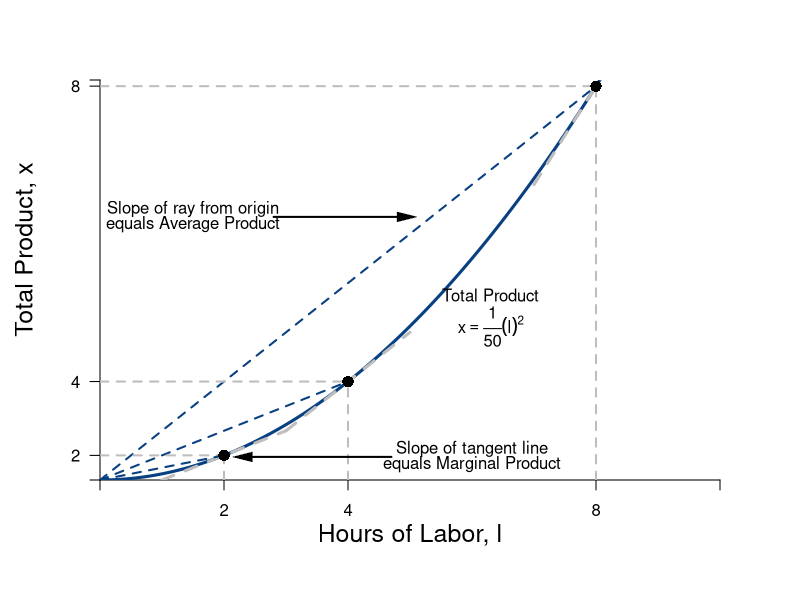

This figure's R source:
require(shape)
pdf(file = "specprodexch/production_irs.pdf", width = 9, height = 7)

#Set parameters for graphics
axislabelsize <- 1.5
graphlinewidth <- 3
segmentlinewidth <- 2

COL <- c("#7fc97f", "#beaed4", "#fdc086", "#ffff99", "#386cb0", "#f0027f", "#bf5b17", "#666666")
COLA <- c("#99d8c9","#66c2a4","#41ae76", "#238b45", "#005824")
COLB <- c("#4eb3d3", "#2b8cbe", "#0868ac","#084081")

#Edited the margins to cater for the larger LHS labels
par(mar =  c(6, 5, 4, 4))


prodFn <- function(l, alpha = 2, k = 0.02) {
  k*l^alpha
}

MprodFn <- function(l, alpha = 2, k = 0.02) {
  k*alpha*l^(alpha - 1)
}

AprodFn <- function(l, alpha = 2, k = 0.02) {
  k*l^(alpha - 1)
}

Mpline <- function(l, constant = 0.3181472, slope = 0.125){
  constant + slope*l
}

xlims <- c(0, 10)
ylims <- c(0, 1.3)

npts <- 501 
x <- seq(xlims[1], xlims[2], length.out = npts)
y <- seq(ylims[1], ylims[2], length.out = npts) 
a <- c(13, 15, 17)

plot(0, 0, xlim = xlims, ylim = ylims, type = "n",
     xlab = expression(paste("")),
     ylab = expression(paste("")), 
     xaxt = "n", 
     yaxt = "n", 
     cex.lab = axislabelsize, 
     bty = "n",
     xaxs="i", 
     yaxs="i")

# ticksy <- seq(from = 0, to = ylims[2], by = 0.25)
# ylabels <- seq(from = 0, to = ylims[2], by = 0.25)
# ticksx <- seq(from = 0, to = xlims[2], by = 1)
# xlabels <- seq(from = 0, to = xlims[2], by = 1)
ticksy <- c(0, prodFn(l = 2, k = 0.02, alpha = 2), prodFn(l = 4, k = 0.02, alpha = 2), prodFn(l = 8, k = 0.02, alpha = 2), ylims[2])
ylabels <- c(NA, expression(paste(2)), expression(paste(4)), expression(paste(8)), NA)
ticksx <- c(0, 2, 4, 8, xlims[2])
xlabels <- c(NA, 2, 4, 8, NA)

axis(1, at = ticksx, pos = 0, labels = xlabels)
axis(2, at = ticksy, pos = 0, labels = ylabels, las = 1)

npts <- 500 
xx1 <- seq(xlims[1], xlims[2], length.out = npts)

xx3 <- seq(1, 3, length.out = npts)
xx4 <- seq(3, 5, length.out = npts)
xx5 <- seq(7, 9, length.out = npts)

lines(xx1, prodFn(xx1, alpha = 2, k = 0.02), col = COLB[4], lwd = graphlinewidth)
#lines(xx1, MprodFn(xx1, alpha = 2, k = 0.02), col = COLA[1], lwd = graphlinewidth)
#lines(xx1, AprodFn(xx1, alpha = 2, k = 0.02), col = COLA[2], lwd = graphlinewidth)
lines(xx3, Mpline(xx3, constant = prodFn(l = 2, k = 0.02, alpha = 2) - 2*MprodFn(l = 2, k = 0.02, alpha = 2), slope = MprodFn(l = 2, k = 0.02, alpha = 2)), col = "gray", lty = 2, lwd = graphlinewidth)
lines(xx4, Mpline(xx4, constant = prodFn(l = 4, k = 0.02, alpha = 2) - 4*MprodFn(l = 4, k = 0.02, alpha = 2), slope = MprodFn(l = 4, k = 0.02)), col = "gray", lty = 2, lwd = graphlinewidth)
lines(xx5, Mpline(xx5, constant = prodFn(l = 8, k = 0.02, alpha = 2) - 8*MprodFn(l = 8, k = 0.02, alpha = 2), slope = MprodFn(l = 8, k = 0.02)), col = "gray", lty = 2, lwd = graphlinewidth)

#Axis Labels
mtext(expression(paste("Hours of Labor, ", l)), side = 1, line = 2.5, cex = axislabelsize)
text(-1.2, 0.75, expression(paste("Total Product, ", x)), xpd = TRUE, cex = axislabelsize, srt = 90) 

#Points and segments for l = 8
segments(0, prodFn(l = 8, k = 0.02, alpha = 2), 8, prodFn(l = 8, k = 0.02, alpha = 2), lty = 2, col = "gray" , lwd = segmentlinewidth)
segments(8, 0, 8, prodFn(l = 8, k = 0.02, alpha = 2), lty = 2, col = "gray" , lwd = segmentlinewidth)
segments(0, 0, 8, prodFn(l = 8, k = 0.02, alpha = 2), lty = 2, col = COLB[4] , lwd = segmentlinewidth)
points(8, prodFn(l = 8, k = 0.02), pch = 16, col = "black", cex = 1.5)

#Points and segments for l = 4
segments(0, prodFn(l = 4, k = 0.02, alpha = 2), 4, prodFn(l = 4, k = 0.02, alpha = 2), lty = 2, col = "gray" , lwd = segmentlinewidth)
segments(4, 0, 4, prodFn(l = 4, k = 0.02, alpha = 2), lty = 2, col = "gray" , lwd = segmentlinewidth)
segments(0, 0, 4, prodFn(l = 4, k = 0.02, alpha = 2), lty = 2, col = COLB[4] , lwd = segmentlinewidth)
points(4, prodFn(l = 4, k = 0.02), pch = 16, col = "black", cex = 1.5)

#Points and segments for l = 2
segments(0, prodFn(l = 2, k = 0.02, alpha = 2), 2, prodFn(l = 2, k = 0.02, alpha = 2), lty = 2, col = "gray" , lwd = segmentlinewidth)
segments(2, 0, 2, prodFn(l = 2, k = 0.02, alpha = 2), lty = 2, col = "gray" , lwd = segmentlinewidth)
segments(0, 0, 2, prodFn(l = 2, k = 0.02, alpha = 2), lty = 2, col = COLB[4] , lwd = segmentlinewidth)
points(2, prodFn(l = 2, k = 0.02, alpha = 2), pch = 16, col = "black", cex = 1.5)


#Label the iso-welfare functions for the HG, Aisha
text(6.3, 0.6, expression(paste("Total Product")))
text(6.3, 0.5, expression(x == frac(1,50)*(l)^2))


#Marginal Product
text(6, 0.1, expression(paste("Slope of tangent line")))
text(6, 0.05, expression(paste("equals Marginal Product")))
Arrows(4.7, 0.075, 2.3, 0.075, col = "black", lty = 1, lwd = 2, arr.type = "triangle", arr.lwd = 0.5)
#Arrows(8, 0.13, 8, 0.67, col = "black", lty = 1, lwd = 2, arr.type = "triangle", arr.lwd = 0.5)

#Average Product
text(1.5, prodFn(l = 7, k = 0.02, alpha = 2) - 0.1, expression(paste("Slope of ray from origin")))
text(1.5, prodFn(l = 7, k = 0.02, alpha = 2) - 0.15, expression(paste("equals Average Product")))
#Arrows(1.5, prodFn(l = 6, k = 0.02, alpha = 2) - 0.175, 1.5, prodFn(l = 2, k = 0.02, alpha = 2) + 0.01 , col = "black", lty = 1, lwd = 2, arr.type = "triangle", arr.lwd = 0.5)
Arrows(2.8, prodFn(l = 7, k = 0.02, alpha = 2) - 0.125, 4.95, prodFn(l = 7, k = 0.02, alpha = 2) - 0.125, col = "black", lty = 1, lwd = 2, arr.type = "triangle", arr.lwd = 0.5)



dev.off()
